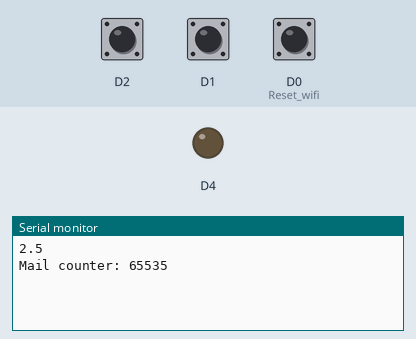
A sketch run on a simulated ESP8266 (NodeMCU). Parts: output pins drawn as LEDs (lit = HIGH), the last lines printed to the serial monitor. Inputs (shaded band) come from the test bench; at power-on: D2 HIGH, D1 HIGH, D0 (Reset_wifi) HIGH. WiFi joins after 1.5 s; servers stay silent unless stated; EEPROM starts erased.

Above: at 7.7 s.
7.8 s: D2 pulled LOW for 0.15 s
At 8.2 s:
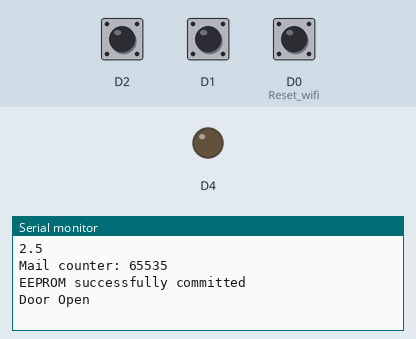
9.4 s: D1 pulled LOW for 0.15 s
At 10.6 s:
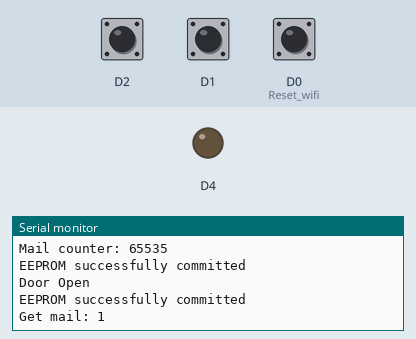
11.0 s: D0 (Reset_wifi) pulled LOW for 0.15 s
At 12.3 s:
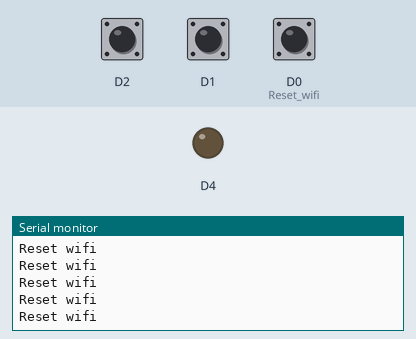

Measured:
- after the input at 7.8 s, the serial monitor: prints a new line at once (image 1)
- after the input at 9.4 s, the serial monitor: prints a new line at once (image 2)
- after the input at 11.0 s, the serial monitor: prints a new line at once (image 3)

The sketch:

Solar-Parcel-Box.ino
```cpp
#include <EEPROM.h>
#include <TridentTD_LineNotify.h>
#include <WiFiManager.h>
#include <DNSServer.h>

#define LINE_TOKEN  "qeZLKwTAb4nN6rCvBtl7c4d5cBzbmnQjtEDy8rSL0a3"

int Reset_wifi = 16; //D0

void ICACHE_RAM_ATTR MailInt();
void ICACHE_RAM_ATTR DoorOpenInt();

unsigned int mail_counter;
bool flag_send_notification;
bool flag_send_door_open;

// -------------------- READ PARCEL COUNTER ----------------------
void read_mail_counter()
{
  unsigned char data1, data2;

  data1 = EEPROM.read(0);
  data2 = EEPROM.read(1);

  mail_counter = (data1 << 8) | data2;
  Serial.println("Mail counter: " + String(mail_counter));
}

// -------------------- WRITE PARCEL COUNTER -----------------------
void write_mail_counter()
{
  EEPROM.write(0, (unsigned char)(mail_counter >> 8));
  EEPROM.write(1, (unsigned char)(mail_counter & 0x0F));

  if (EEPROM.commit())
  {
    Serial.println("EEPROM successfully committed");
  }
  else
  {
    Serial.println("ERROR! EEPROM commit failed");
  }
}

// -------------------- GET PARCEL INTERRUPT  ----------------------
unsigned long ms_buf;
void MailInt()
{
  unsigned long time_ms = millis();
  unsigned long ms_dif = time_ms - ms_buf;

  ms_buf = time_ms;


  if ( ms_dif >= 3000 && digitalRead(D2) ) // 3 seconds
  {
    mail_counter++;
    write_mail_counter();
    Serial.println("Get mail: " + String(mail_counter));

    flag_send_notification = 1;
  }
}

// -------------------- DOOR OPEN INTERRUPT  ----------------------
void DoorOpenInt()
{
  if (mail_counter != 0)
  {
    mail_counter = 0;
    write_mail_counter();
    flag_send_door_open = 1;
  }

  Serial.println("Door Open");
}

// -------------------- INITIALIZATION  ----------------------
void setup()
{
  Serial.begin(115200);
  Serial.println();
  Serial.println(LINE.getVersion());

  pinMode(D1, INPUT_PULLUP);
  pinMode(D2, INPUT_PULLUP);
  pinMode(D4, OUTPUT);

  pinMode(Reset_wifi, INPUT_PULLUP); // กําหนด pin reset wifi button
  WiFiManager wifiManager;
  for(int i = 5; i>0; i--)
  {
  delay(1000);
  }
  wifiManager.autoConnect("Inw Parcel Receiving Box");

  attachInterrupt(digitalPinToInterrupt(D1), MailInt, FALLING);
  attachInterrupt(digitalPinToInterrupt(D2), DoorOpenInt, FALLING);

  EEPROM.begin(512);
  read_mail_counter();

  // กำหนด Line Token
  LINE.setToken(LINE_TOKEN);

  // ส่งข้อความเมื่อเชื่อมต่อ WiFi สำเร็จแล้ว
  LINE.notify("เชื่อมต่อ WiFi แล้ว");
  LINE.notify(" ยินดีต้อนรับสู่ตู้รับพัสดุขั้นเทพ v1.0 โดย นายพัชระ อัลอุมารี");
  LINE.notifyPicture("https://cdn-icons-png.flaticon.com/256/3595/3595843.png");
  LINE.notify(" สถานะ -> พร้อมรับพัสดุ");

}

// -------------------- LOOP  ----------------------
void loop()
{
  WiFiManager wifiManager;
  if( digitalRead(Reset_wifi) == LOW)
  {
    Serial.println("Reset wifi");
    wifiManager.resetSettings();
  }

  // Send notification -> getting mail
  if (flag_send_notification)
  {
    flag_send_notification = 0;
    LINE.notifyPicture("https://encrypted-tbn0.gstatic.com/images?q=tbn:ANd9GcTmuKmfaUqYCQoEBO0cEkdbUju8jXIZ3FARHEpqNvWIATAgYsA_Dvxm1VYtPoD7_47nFBA&usqp=CAU");
    LINE.notify(" มีพัสดุมาส่ง " + String(mail_counter) + " ชิ้น");
  }

  // Send notification -> door open
  if (flag_send_door_open)
  {
    flag_send_door_open = 0;
    LINE.notify("ถูกเปิดไม่มีพัสดุค้างในตู้แล้ว");
    LINE.notifySticker(8522, 16581289);
  }

  delay(1);
}
```
